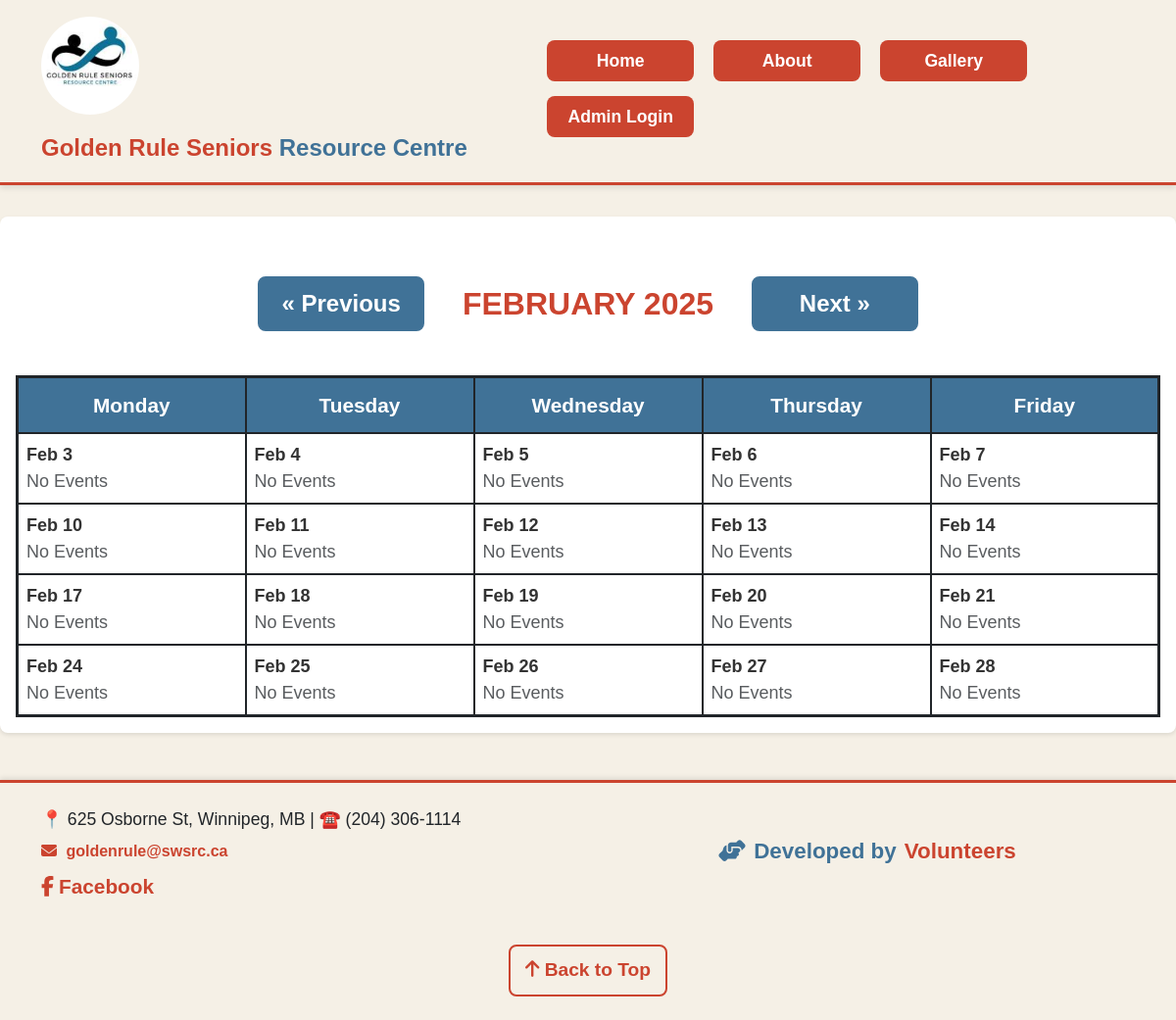
The page /?month=2&year=2025 on the database as committed earlier.
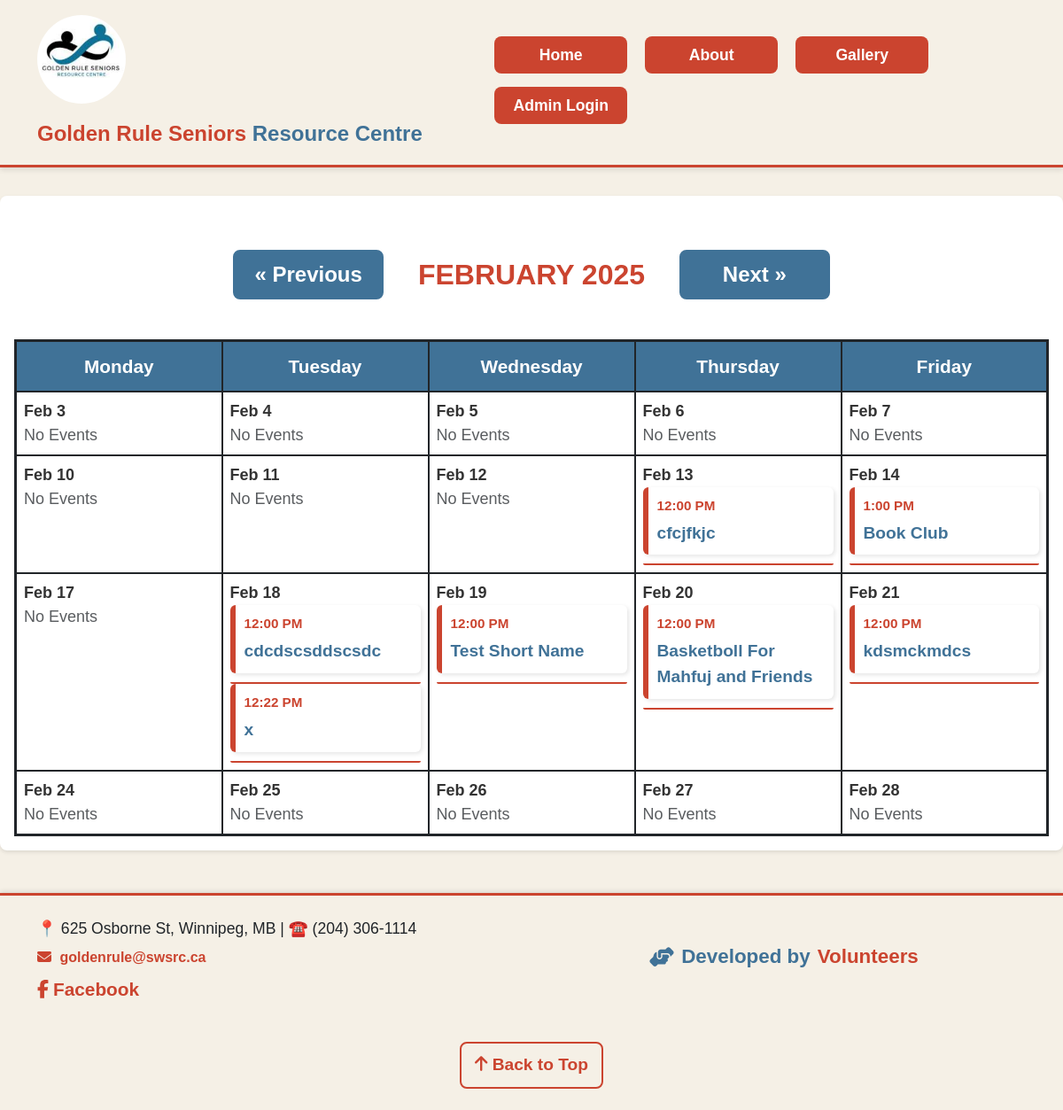
The same page on the database as committed later.
### tables this page shows
CREATE TABLE `events` (
  `id` int(11) NOT NULL,
  `title` varchar(255) NOT NULL,
  `description` text DEFAULT NULL,
  `start_time` datetime NOT NULL,
  `end_time` datetime NOT NULL,
  `created_by` int(11) DEFAULT NULL,
  `edited_by` int(11) DEFAULT NULL,
  `edit_date` datetime DEFAULT current_timestamp() ON UPDATE current_timestamp(),
  `image` text DEFAULT NULL,
  `created_at` datetime DEFAULT current_timestamp(),
  `short_name` varchar(50) DEFAULT NULL
);

### models/event.php (called while the page is built, shortened)
<?php
class Event {
    private $conn;
    public function __construct($db) {
        $this->conn = $db;
    }
    public function fetchEventsByDateRange($startDate, $endDate) {
        $stmt = $this->conn->prepare("SELECT * FROM events
                                      WHERE DATE(start_time) BETWEEN :start_date AND :end_date
                                      ORDER BY start_time ASC");
        $stmt->execute([
            ':start_date' => $startDate,
            ':end_date' => $endDate
        ]);
        return $stmt->fetchAll(\PDO::FETCH_ASSOC);
    }
}
?>

### index.php (the view, shortened to what this page needs)
<?php
require_once 'config/db_connection.php';
require_once 'models/event.php';
$eventModel = new Event($conn);
$month = (int) $_GET['month'];
$year = (int) $_GET['year'];
$prevMonth = $month == 1 ? 12 : $month - 1;
$prevYear = $month == 1 ? $year - 1 : $year;
$nextMonth = $month == 12 ? 1 : $month + 1;
$nextYear = $month == 12 ? $year + 1 : $year;
$startDate = sprintf("%04d-%02d-01", $year, $month);
$endDate = date("Y-m-t", strtotime($startDate));
$events = $eventModel->fetchEventsByDateRange($startDate, $endDate);
$eventsByDate = [];
foreach ($events as $event) {
    $date = date('Y-m-d', strtotime($event['start_time']));
    $eventsByDate[$date][] = $event;
}
$firstDayOfMonth = date('N', strtotime($startDate));
$totalDays = date('t', strtotime($startDate));
$daysOfWeek = ['Monday', 'Tuesday', 'Wednesday', 'Thursday', 'Friday'];
$calendar = [];
$week = array_fill(0, 7, null);
$dayCounter = 1;
for ($i = $firstDayOfMonth - 1; $i < 7 && $dayCounter <= $totalDays; $i++) {
    $week[$i] = sprintf("%04d-%02d-%02d", $year, $month, $dayCounter++);
}
$calendar[] = $week;
while ($dayCounter <= $totalDays) {
    $week = array_fill(0, 7, null);
    for ($i = 0; $i < 7 && $dayCounter <= $totalDays; $i++) {
        $week[$i] = sprintf("%04d-%02d-%02d", $year, $month, $dayCounter++);
    }
    $calendar[] = $week;
}
$filteredCalendar = array_filter($calendar, function ($week) {
    return array_filter(array_slice($week, 0, 5));
});
?>
<!DOCTYPE html>
<html lang="en">
<head>
    <link href="https://cdn.jsdelivr.net/npm/bootstrap@5.3.0/dist/css/bootstrap.min.css" rel="stylesheet">
    <link href="./styles/styles.css" rel="stylesheet">
    <link rel="stylesheet" href="./styles/modal_styles.css">
</head>
<body>
    <?php include './public/header.php'; ?>
    <div class="calendar-wrapper">
        <div class="calendar-nav d-flex flex-wrap justify-content-center align-items-center">
            <a href="?month=<?php echo $prevMonth; ?>&year=<?php echo $prevYear; ?>" class="btn btn-outline-primary"
                aria-label="Previous Month">
                &laquo; Previous
            </a>
            <h2 class="h4 mb-0 text-center" id="current-month">
                <?php echo date('F Y', strtotime("$year-$month-01")); ?>
            </h2>
            <a href="?month=<?php echo $nextMonth; ?>&year=<?php echo $nextYear; ?>" class="btn btn-outline-primary"
                aria-label="Next Month">
                Next &raquo;
            </a>
        </div>
        <div class="calendar-grid">
            <div class="table-responsive">
                <table class="calendar-table table table-bordered" role="grid" aria-labelledby="current-month">
                    <thead>
                        <tr>
                            <?php foreach ($daysOfWeek as $day): ?>
                                <th scope="col"><?php echo $day; ?></th>
                            <?php endforeach; ?>
                        </tr>
                    </thead>
                    <tbody>
                        <?php foreach ($filteredCalendar as $week): ?>
                            <tr>
                                <?php for ($i = 0; $i < 5; $i++): ?>
                                    <td class="calendar-cell">
                                        <?php if ($week[$i]): ?>
                                            <div class="date-header"><?php echo date('M j', strtotime($week[$i])); ?></div>
                                            <div class="events-container">
                                                <?php if (isset($eventsByDate[$week[$i]])): ?>
                                                    <?php foreach ($eventsByDate[$week[$i]] as $index => $event): ?>
                                                        <div class="event-group">
                                                            <div class="event" tabindex="0">
                                                                <div class="event-time">
                                                                    <?php echo date('g:i A', strtotime($event['start_time'])); ?>
                                                                </div>
                                                                <div class="event-title" onclick="openRegistrationModal(<?php echo $event['id']; ?>)">
                                                                    <?php echo htmlspecialchars($event['title']); ?>
                                                                </div>
                                                            </div>
                                                            <div class="event-line"
    style="background-color: white;"
    data-bs-toggle="modal"
    data-bs-target="#eventModal"
    data-event-title="<?php echo htmlspecialchars($event['title']); ?>"
    data-event-time="<?php echo date('g:i A', strtotime($event['start_time'])); ?>">
</div>
                                                        </div>
                                                    <?php endforeach; ?>
                                                <?php else: ?>
                                                    <div class="text-muted">No Events</div>
                                                <?php endif; ?>
                                            </div>
                                        <?php endif; ?>
                                    </td>
                                <?php endfor; ?>
                            </tr>
                        <?php endforeach; ?>
                    </tbody>
                </table>
            </div>
        </div>
    </div>
</body>
</html>
<?php include './public/footer.php'; ?>

### public/header.php (shortened to what this page needs)
<nav class="navbar navbar-expand-lg navbar-light custom-navbar">
    <div class="container">
        <a class="navbar-brand d-flex" href="./index.php">
            <img src="./uploads/logo.png" alt="Golden Rule Calendar Logo" class="navbar-logo me-2">
            <span class="brand-title">
                <span class="highlight">Golden Rule Seniors</span> Resource Centre
            </span>
        </a>
        <div class="collapse navbar-collapse justify-content-end" id="navbarNav">
            <ul class="navbar-nav">
                <li class="nav-item"><a class="nav-link" href="./index.php">Home</a></li>
                <li class="nav-item"><a class="nav-link" href="./public/about.php">About</a></li>
                <li class="nav-item"><a class="nav-link" href="./public/gallery.php">Gallery</a></li>
                <li class="nav-item"><a class="nav-link btn btn-danger text-white px-3" href="./public/login.php">Admin Login</a></li>
            </ul>
        </div>
    </div>
</nav>

### public/footer.php (shortened to what this page needs)
<!DOCTYPE html>
<html lang="en">
<head>
    <link href="https://cdn.jsdelivr.net/npm/bootstrap@5.3.0/dist/css/bootstrap.min.css" rel="stylesheet">
    <link href="../styles/styles.css" rel="stylesheet">
</head>
<body>
    <footer class="footer mt-5 py-4">
        <div class="container text-center text-md-start">
            <div class="row align-items-center">
                <div class="col-md-6">
                    <p class="footer-contact mb-2">
                        📍 625 Osborne St, Winnipeg, MB | ☎️ (204) 306-1114
                    </p>
                    <p class="mb-2">
                        <i class="fas fa-envelope footer-icon"></i>
                        <a href="mailto:goldenrule@swsrc.ca" class="footer-link">goldenrule@swsrc.ca</a>
                    </p>
                    <p class="mb-2">
                        <a href="https://www.facebook.com" target="_blank" class="social-icon">
                            <i class="fab fa-facebook-f"></i> Facebook
                        </a>
                    </p>
                </div>
                <div class="col-md-6 text-md-end text-center">
                    <p class="developed-by">
                        <i class="fas fa-hands-helping"></i>
                        Developed by <a href="#" class="footer-developers">Volunteers</a>
                    </p>
                </div>
            </div>
            <div class="text-center mt-4">
                <a href="#" class="back-to-top" aria-label="Back to Top">
                    <i class="fas fa-arrow-up"></i> Back to Top
                </a>
            </div>
        </div>
    </footer>
</body>
</html>

### styles/modal_styles.css (style rules this page uses)
:root { --primary-red: rgb(203, 68, 47); --primary-blue: rgb(64, 114, 151); --primary-cream: rgb(245, 240, 230); --primary-black: rgb(0, 0, 0); --text-dark: rgb(33, 37, 41); --text-muted: rgb(87, 87, 87); --border-color: rgb(200, 200, 200); --hover-blue: rgb(49, 88, 116); --bg-light: rgb(248, 249, 250); --white: rgb(255, 255, 255); }
.event-time { color: #666; font-size: 0.9em; }

Rows that differ between the two databases and show on the page:
added events: start_time "12:00 PM", title "cfcjfkjc", shown under "Feb 13"
added events: start_time "1:00 PM", title "Book Club", shown under "Feb 14"
now on this page (row edited): events: start_time "12:00 PM", title "cdcdscsddscsdc", shown under "Feb 18"
added events: start_time "12:22 PM", title "x", shown under "Feb 18"
added events: start_time "12:00 PM", title "Test Short Name", shown under "Feb 19"
added events: start_time "12:00 PM", title "Basketboll For Mahfuj and Friends", shown under "Feb 20"
added events: start_time "12:00 PM", title "kdsmckmdcs", shown under "Feb 21"
Other text that changed with them:
list line gone: "No Events No Events"
list line gone: "No Events No Events No Events No Events"
